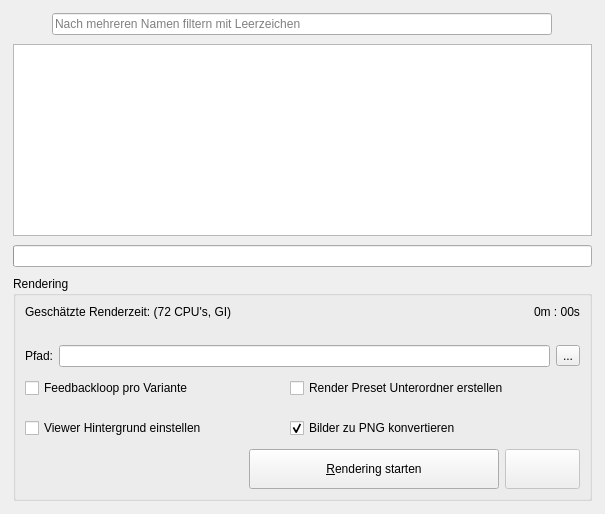
          <widget class="QWidget" name="Rendering">
           <attribute name="icon">
            <iconset resource="res/gui_resource.qrc">
             <normaloff>:/type/img.png</normaloff>:/type/img.png</iconset>
           </attribute>
           <attribute name="title">
            <string>Renderliste</string>
           </attribute>
           <layout class="QVBoxLayout" name="verticalLayout_3">
            <property name="spacing">
             <number>9</number>
            </property>
            <property name="leftMargin">
             <number>13</number>
            </property>
            <property name="topMargin">
             <number>13</number>
            </property>
            <property name="rightMargin">
             <number>13</number>
            </property>
            <property name="bottomMargin">
             <number>13</number>
            </property>
            <item>
             <layout class="QHBoxLayout" name="horizontalLayout_Renderlist">
              <property name="spacing">
               <number>9</number>
              </property>
              <property name="leftMargin">
               <number>0</number>
              </property>
              <item alignment="Qt::AlignLeft">
               <widget class="QPushButton" name="pushButton_Ren_sort">
                <property name="maximumSize">
                 <size>
                  <width>30</width>
                  <height>40</height>
                 </size>
                </property>
                <property name="focusPolicy">
                 <enum>Qt::ClickFocus</enum>
                </property>
                <property name="statusTip">
                 <string>Sortiert gesamte Tabelle von zum Beispiel 1, 3, 8 zu 1,2,3</string>
                </property>
                <property name="icon">
                 <iconset resource="res/gui_resource.qrc">
                  <normaloff>:/main/sort.png</normaloff>:/main/sort.png</iconset>
                </property>
                <property name="iconSize">
                 <size>
                  <width>30</width>
                  <height>30</height>
                 </size>
                </property>
                <property name="checkable">
                 <bool>false</bool>
                </property>
                <property name="flat">
                 <bool>true</bool>
                </property>
               </widget>
              </item>
              <item>
               <widget class="QLineEdit" name="lineEdit_Ren_filter">
                <property name="sizePolicy">
                 <sizepolicy hsizetype="Expanding" vsizetype="Fixed">
                  <horstretch>0</horstretch>
                  <verstretch>0</verstretch>
                 </sizepolicy>
                </property>
                <property name="focusPolicy">
                 <enum>Qt::ClickFocus</enum>
                </property>
                <property name="statusTip">
                 <string>Filter Benutzer Presets nach Namen.</string>
                </property>
                <property name="layoutDirection">
                 <enum>Qt::LeftToRight</enum>
                </property>
                <property name="placeholderText">
                 <string>Nach mehreren Namen filtern mit Leerzeichen</string>
                </property>
                <property name="cursorMoveStyle">
                 <enum>Qt::VisualMoveStyle</enum>
                </property>
               </widget>
              </item>
              <item>
               <widget class="QPushButton" name="pushButton_delRender">
                <property name="maximumSize">
                 <size>
                  <width>40</width>
                  <height>40</height>
                 </size>
                </property>
                <property name="font">
                 <font>
                  <pointsize>6</pointsize>
                 </font>
                </property>
                <property name="focusPolicy">
                 <enum>Qt::ClickFocus</enum>
                </property>
                <property name="statusTip">
                 <string>Doppelklick leert die Varianten Liste.</string>
                </property>
                <property name="icon">
                 <iconset resource="res/gui_resource.qrc">
                  <normaloff>:/main/delete_list.png</normaloff>:/main/delete_list.png</iconset>
                </property>
                <property name="iconSize">
                 <size>
                  <width>30</width>
                  <height>30</height>
                 </size>
                </property>
                <property name="flat">
                 <bool>true</bool>
                </property>
               </widget>
              </item>
             </layout>
            </item>
            <item>
             <widget class="QTreeView" name="renderTree"/>
            </item>
            <item>
             <widget class="QProgressBar" name="progressBar_render">
              <property name="value">
               <number>0</number>
              </property>
              <property name="textVisible">
               <bool>false</bool>
              </property>
              <property name="orientation">
               <enum>Qt::Horizontal</enum>
              </property>
              <property name="invertedAppearance">
               <bool>false</bool>
              </property>
             </widget>
            </item>
            <item>
             <widget class="QGroupBox" name="renderGroupBox">
              <property name="maximumSize">
               <size>
                <width>16777215</width>
                <height>300</height>
               </size>
              </property>
              <property name="title">
               <string>Rendering</string>
              </property>
              <layout class="QVBoxLayout" name="verticalLayout_4" stretch="0,0,0,0,0">
               <item>
                <layout class="QHBoxLayout" name="horizontalLayout_4">
                 <item alignment="Qt::AlignLeft">
                  <widget class="QLabel" name="label_renderTimeDesc">
                   <property name="statusTip">
                    <string>Kalkuliert anhand horizontaler Auflösung und Sampling die Renderzeit in Global Illumination mit 72 CPU Kernen @2,4GHz</string>
                   </property>
                   <property name="text">
                    <string>Geschätzte Renderzeit: (72 CPU's, GI)</string>
                   </property>
                  </widget>
                 </item>
                 <item alignment="Qt::AlignRight">
                  <widget class="QLabel" name="label_renderTime">
                   <property name="text">
                    <string>0m : 00s</string>
                   </property>
                  </widget>
                 </item>
                </layout>
               </item>
               <item>
                <layout class="QHBoxLayout" name="horizontalLayout_11">
                 <item alignment="Qt::AlignRight">
                  <widget class="QLabel" name="label_renderTimeEnd">
                   <property name="text">
                    <string/>
                   </property>
                  </widget>
                 </item>
                </layout>
               </item>
               <item>
                <layout class="QHBoxLayout" name="horizontalLayout_2">
                 <item>
                  <widget class="QLabel" name="label_RenderPath">
                   <property name="text">
                    <string>Pfad:</string>
                   </property>
                  </widget>
                 </item>
                 <item>
                  <widget class="QLineEdit" name="lineEdit_currentRenderPath">
                   <property name="statusTip">
                    <string>Pfad zum Ausgabe Ordner. (.) Punkt bedeutet relativ zur ausgeführten Datei.</string>
                   </property>
                  </widget>
                 </item>
                 <item>
                  <widget class="QToolButton" name="toolButton_changeRenderPath">
                   <property name="statusTip">
                    <string>Datei Dialog um Ausgabe Ordner festzulegen.</string>
                   </property>
                   <property name="text">
                    <string>...</string>
                   </property>
                  </widget>
                 </item>
                </layout>
               </item>
               <item>
                <layout class="QGridLayout" name="gridLayout">
                 <property name="horizontalSpacing">
                  <number>5</number>
                 </property>
                 <property name="verticalSpacing">
                  <number>10</number>
                 </property>
                 <item row="1" column="1">
                  <widget class="QCheckBox" name="checkBox_convertToPng">
                   <property name="minimumSize">
                    <size>
                     <width>230</width>
                     <height>30</height>
                    </size>
                   </property>
                   <property name="text">
                    <string>Bilder zu PNG konvertieren</string>
                   </property>
                   <property name="checked">
                    <bool>true</bool>
                   </property>
                  </widget>
                 </item>
                 <item row="0" column="0" alignment="Qt::AlignLeft">
                  <widget class="QCheckBox" name="checkBox_renderTimeout">
                   <property name="minimumSize">
                    <size>
                     <width>0</width>
                     <height>30</height>
                    </size>
                   </property>
                   <property name="statusTip">
                    <string>Verhindert unter Umständen das Ausbleiben von Variantenschaltungen wenn DeltaGen bei aktiviertem RT/GI lange Zeit nicht ansprechbereit ist.</string>
                   </property>
                   <property name="text">
                    <string>Feedbackloop pro Variante</string>
                   </property>
                  </widget>
                 </item>
                 <item row="0" column="1">
                  <widget class="QCheckBox" name="checkBox_createPresetDir">
                   <property name="minimumSize">
                    <size>
                     <width>290</width>
                     <height>30</height>
                    </size>
                   </property>
                   <property name="statusTip">
                    <string>Erstellt einen Unterordner benannt nach dem Render Preset.</string>
                   </property>
                   <property name="text">
                    <string>Render Preset Unterordner erstellen</string>
                   </property>
                  </widget>
                 </item>
                 <item row="1" column="0" alignment="Qt::AlignLeft">
                  <widget class="QCheckBox" name="checkBox_applyBg">
                   <property name="minimumSize">
                    <size>
                     <width>260</width>
                     <height>30</height>
                    </size>
                   </property>
                   <property name="text">
                    <string>Viewer Hintergrund einstellen</string>
                   </property>
                  </widget>
                 </item>
                </layout>
               </item>
               <item>
                <layout class="QHBoxLayout" name="horizontalLayout_6">
                 <property name="spacing">
                  <number>6</number>
                 </property>
                 <item>
                  <spacer name="horizontalSpacer_3">
                   <property name="orientation">
                    <enum>Qt::Horizontal</enum>
                   </property>
                   <property name="sizeType">
                    <enum>QSizePolicy::MinimumExpanding</enum>
                   </property>
                   <property name="sizeHint" stdset="0">
                    <size>
                     <width>50</width>
                     <height>0</height>
                    </size>
                   </property>
                  </spacer>
                 </item>
                 <item alignment="Qt::AlignRight">
                  <widget class="QPushButton" name="pushButton_startRender">
                   <property name="minimumSize">
                    <size>
                     <width>250</width>
                     <height>40</height>
                    </size>
                   </property>
                   <property name="maximumSize">
                    <size>
                     <width>16777215</width>
                     <height>40</height>
                    </size>
                   </property>
                   <property name="text">
                    <string>&amp;Rendering starten</string>
                   </property>
                   <property name="icon">
                    <iconset resource="res/gui_resource.qrc">
                     <normaloff>:/main/forward.png</normaloff>:/main/forward.png</iconset>
                   </property>
                  </widget>
                 </item>
                 <item alignment="Qt::AlignRight">
                  <widget class="QPushButton" name="pushButton_abortRender">
                   <property name="enabled">
                    <bool>false</bool>
                   </property>
                   <property name="minimumSize">
                    <size>
                     <width>75</width>
                     <height>40</height>
                    </size>
                   </property>
                   <property name="maximumSize">
                    <size>
                     <width>75</width>
                     <height>40</height>
                    </size>
                   </property>
                   <property name="statusTip">
                    <string>Bricht laufende Sendung an DeltaGen ab.</string>
                   </property>
                   <property name="icon">
                    <iconset resource="res/gui_resource.qrc">
                     <normaloff>:/main/close.png</normaloff>:/main/close.png</iconset>
                   </property>
                   <property name="iconSize">
                    <size>
                     <width>30</width>
                     <height>30</height>
                    </size>
                   </property>
                  </widget>
                 </item>
                </layout>
               </item>
              </layout>
             </widget>
            </item>
           </layout>
          </widget>
